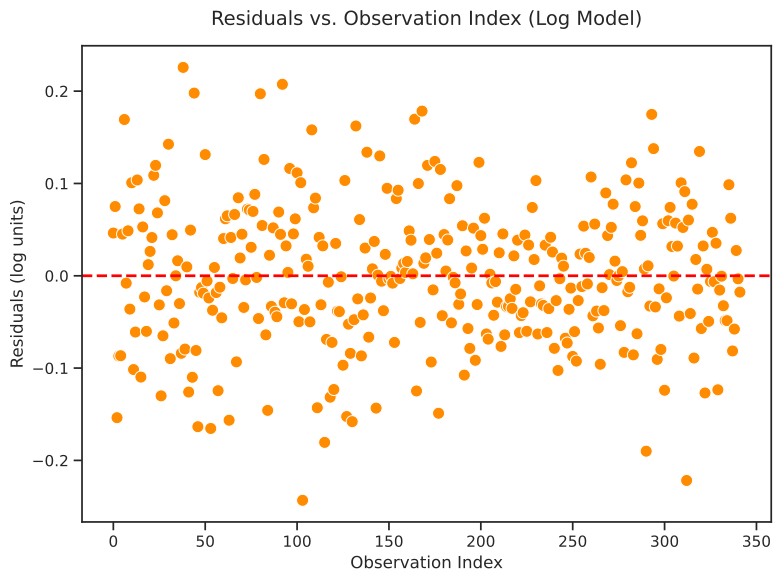

The Python source for this figure:
#!/usr/bin/env python3

import matplotlib.pyplot as plt
import numpy as np
import pandas as pd
import seaborn as sns
import statsmodels.formula.api as smf

df = pd.read_csv("../penguins_cleaned.csv")

df["Is_Gentoo"] = np.where(df["Species"] == "Gentoo penguin (Pygoscelis papua)", 1, 0)
df["Is_Chinstrap"] = np.where(
    df["Species"] == "Chinstrap penguin (Pygoscelis antarctica)", 1, 0
)

df["log_Body_Mass"] = np.log(df["Body_Mass"])
df["log_Flipper_Length"] = np.log(df["Flipper_Length"])
df["log_Culmen_Length"] = np.log(df["Culmen_Length"])
df["log_Culmen_Depth"] = np.log(df["Culmen_Depth"])

formula = "log_Body_Mass ~ log_Flipper_Length + log_Culmen_Length + log_Culmen_Depth + Is_Gentoo + Is_Chinstrap"
model_log = smf.ols(formula=formula, data=df).fit()

residuals = model_log.resid

sns.set_theme(style="ticks")
plt.figure(figsize=(8, 6))

sns.scatterplot(
    x=residuals.index,
    y=residuals,
    color="darkorange",
    alpha=1,
    s=75,
)

plt.axhline(y=0, color="red", linestyle="--", linewidth=2)

plt.title("Residuals vs. Observation Index (Log Model)", fontsize=14, pad=15)
plt.xlabel("Observation Index", fontsize=12)
plt.ylabel("Residuals (log units)", fontsize=12)

plt.tight_layout()

plt.savefig(
    "./plots/model-formulation/log-res-plot.pdf", format="pdf", bbox_inches="tight"
)
